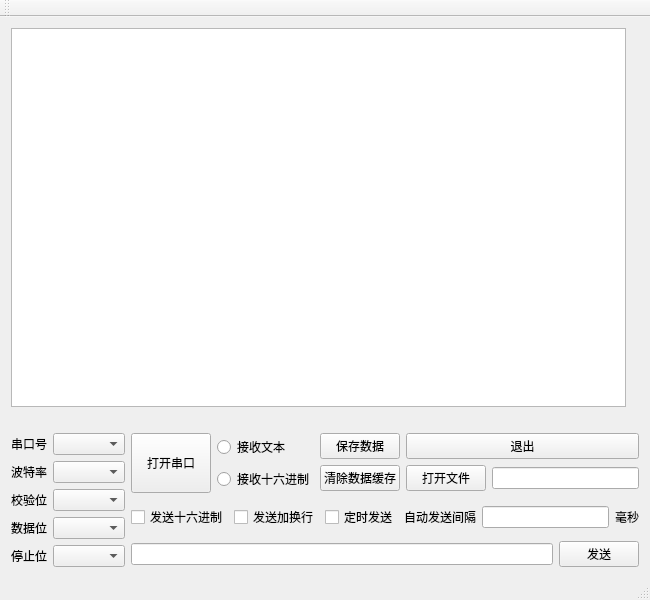
<?xml version="1.0" encoding="UTF-8"?>
<ui version="4.0">
 <class>Seriport</class>
 <widget class="QMainWindow" name="Seriport">
  <property name="geometry">
   <rect>
    <x>0</x>
    <y>0</y>
    <width>650</width>
    <height>600</height>
   </rect>
  </property>
  <property name="windowTitle">
   <string>Seriport</string>
  </property>
  <widget class="QWidget" name="centralWidget">
   <layout class="QGridLayout" name="gridLayout_2">
    <item row="2" column="0" colspan="2">
     <layout class="QHBoxLayout" name="horizontalLayout_9">
      <item>
       <layout class="QGridLayout" name="gridLayout">
        <item row="0" column="0">
         <widget class="QLabel" name="label">
          <property name="text">
           <string>串口号</string>
          </property>
         </widget>
        </item>
        <item row="0" column="1">
         <widget class="QComboBox" name="selectserialComboBox"/>
        </item>
        <item row="1" column="0">
         <widget class="QLabel" name="label_2">
          <property name="text">
           <string>波特率</string>
          </property>
         </widget>
        </item>
        <item row="1" column="1">
         <widget class="QComboBox" name="selectBuadComboBox"/>
        </item>
        <item row="2" column="0">
         <widget class="QLabel" name="label_3">
          <property name="text">
           <string>校验位</string>
          </property>
         </widget>
        </item>
        <item row="2" column="1">
         <widget class="QComboBox" name="selectTestbitComboBox"/>
        </item>
        <item row="3" column="0">
         <widget class="QLabel" name="label_4">
          <property name="text">
           <string>数据位</string>
          </property>
         </widget>
        </item>
        <item row="3" column="1">
         <widget class="QComboBox" name="selectDatabitComboBox"/>
        </item>
        <item row="4" column="0">
         <widget class="QLabel" name="label_5">
          <property name="text">
           <string>停止位</string>
          </property>
         </widget>
        </item>
        <item row="4" column="1">
         <widget class="QComboBox" name="selectStopbitComboBox"/>
        </item>
       </layout>
      </item>
      <item>
       <layout class="QVBoxLayout" name="verticalLayout_5">
        <item>
         <layout class="QHBoxLayout" name="horizontalLayout_8">
          <item>
           <layout class="QHBoxLayout" name="horizontalLayout_6">
            <item>
             <widget class="QPushButton" name="openCloseSerialPushButton">
              <property name="minimumSize">
               <size>
                <width>80</width>
                <height>60</height>
               </size>
              </property>
              <property name="text">
               <string>打开串口</string>
              </property>
             </widget>
            </item>
            <item>
             <layout class="QHBoxLayout" name="horizontalLayout_4">
              <item>
               <layout class="QVBoxLayout" name="verticalLayout_2">
                <item>
                 <widget class="QRadioButton" name="radioButtonTextR">
                  <property name="text">
                   <string>接收文本</string>
                  </property>
                 </widget>
                </item>
                <item>
                 <widget class="QRadioButton" name="radioButtonHexR">
                  <property name="text">
                   <string>接收十六进制</string>
                  </property>
                 </widget>
                </item>
               </layout>
              </item>
              <item>
               <layout class="QVBoxLayout" name="verticalLayout_3">
                <item>
                 <widget class="QPushButton" name="pushButtonSaveData">
                  <property name="text">
                   <string>保存数据</string>
                  </property>
                 </widget>
                </item>
                <item>
                 <widget class="QPushButton" name="ClearDataPushbutton">
                  <property name="text">
                   <string>清除数据缓存</string>
                  </property>
                 </widget>
                </item>
               </layout>
              </item>
             </layout>
            </item>
           </layout>
          </item>
          <item>
           <layout class="QVBoxLayout" name="verticalLayout_4">
            <item>
             <widget class="QPushButton" name="QuitpushButton">
              <property name="text">
               <string>退出</string>
              </property>
             </widget>
            </item>
            <item>
             <layout class="QHBoxLayout" name="horizontalLayout_5">
              <item>
               <widget class="QPushButton" name="pushButton_2">
                <property name="text">
                 <string>打开文件</string>
                </property>
               </widget>
              </item>
              <item>
               <widget class="QLineEdit" name="lineEditFileName"/>
              </item>
             </layout>
            </item>
           </layout>
          </item>
         </layout>
        </item>
        <item>
         <layout class="QVBoxLayout" name="verticalLayout">
          <item>
           <layout class="QHBoxLayout" name="horizontalLayout_3">
            <item>
             <layout class="QHBoxLayout" name="horizontalLayout_2">
              <item>
               <widget class="QCheckBox" name="hexSentcheckBox">
                <property name="text">
                 <string>发送十六进制</string>
                </property>
               </widget>
              </item>
              <item>
               <widget class="QCheckBox" name="checkBoxAddRow">
                <property name="text">
                 <string>发送加换行</string>
                </property>
               </widget>
              </item>
              <item>
               <widget class="QCheckBox" name="checkBoxTimer">
                <property name="text">
                 <string>定时发送</string>
                </property>
               </widget>
              </item>
             </layout>
            </item>
            <item>
             <layout class="QHBoxLayout" name="horizontalLayout_7">
              <item>
               <widget class="QLabel" name="label_6">
                <property name="text">
                 <string>自动发送间隔</string>
                </property>
               </widget>
              </item>
              <item>
               <widget class="QLineEdit" name="lineEditInterval"/>
              </item>
              <item>
               <widget class="QLabel" name="label_8">
                <property name="text">
                 <string>毫秒</string>
                </property>
               </widget>
              </item>
             </layout>
            </item>
           </layout>
          </item>
          <item>
           <layout class="QHBoxLayout" name="horizontalLayout">
            <item>
             <widget class="QLineEdit" name="SenddatalineEdit"/>
            </item>
            <item>
             <widget class="QPushButton" name="SenddatapushButton">
              <property name="text">
               <string>发送</string>
              </property>
             </widget>
            </item>
           </layout>
          </item>
         </layout>
        </item>
       </layout>
      </item>
     </layout>
    </item>
    <item row="1" column="1">
     <widget class="QLabel" name="labelTXnum">
      <property name="text">
       <string/>
      </property>
     </widget>
    </item>
    <item row="1" column="0">
     <widget class="QLabel" name="labelRXnum">
      <property name="text">
       <string/>
      </property>
     </widget>
    </item>
    <item row="0" column="0">
     <widget class="QTextEdit" name="ReceivetextEdit"/>
    </item>
   </layout>
  </widget>
  <widget class="QMenuBar" name="menuBar">
   <property name="geometry">
    <rect>
     <x>0</x>
     <y>0</y>
     <width>650</width>
     <height>23</height>
    </rect>
   </property>
  </widget>
  <widget class="QToolBar" name="mainToolBar">
   <attribute name="toolBarArea">
    <enum>TopToolBarArea</enum>
   </attribute>
   <attribute name="toolBarBreak">
    <bool>false</bool>
   </attribute>
  </widget>
  <widget class="QStatusBar" name="statusBar"/>
 </widget>
 <layoutdefault spacing="6" margin="11"/>
 <resources/>
 <connections/>
</ui>
